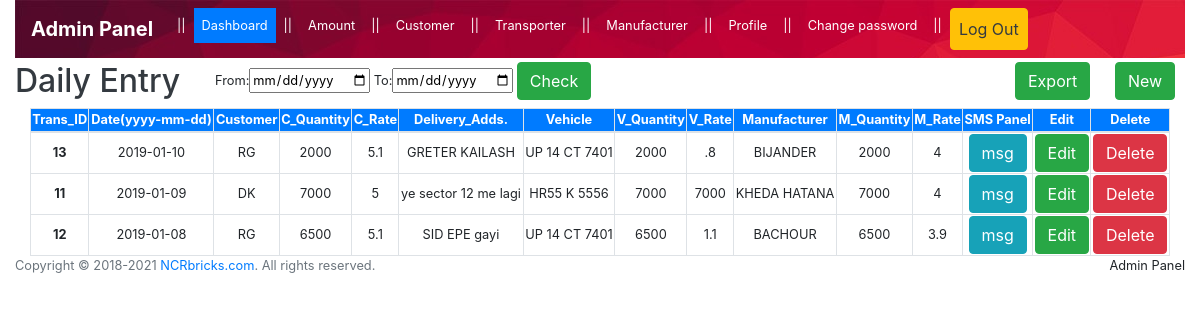
Screenshot of /vro/pages/common/home.php (signed in) with the database file from the repository.
### tables this page shows
CREATE TABLE `daily_entry` (
  `id` int(100) NOT NULL,
  `date` varchar(100) NOT NULL,
  `c_name` varchar(100) NOT NULL,
  `c_qty` varchar(100) NOT NULL,
  `c_rate` varchar(100) NOT NULL,
  `delivery_adds` varchar(100) NOT NULL,
  `vehicle_no` varchar(100) NOT NULL,
  `v_qty` varchar(100) NOT NULL,
  `v_rate` varchar(100) NOT NULL,
  `m_name` varchar(100) NOT NULL,
  `m_qty` varchar(100) NOT NULL,
  `m_rate` varchar(100) NOT NULL,
  `deposit` varchar(100) NOT NULL,
  `optional` varchar(100) NOT NULL
);

### vro/pages/common/home.php (the view, shortened to what this page needs)
<?php
	include("header.php");
?>
<div class='row mt-1'>
      <div class='col-md-2'>
        <h2 class='text-dark'>Daily Entry</h2>
      </div>
	  <div class="col-md-8">
		<form method="post" action=''>
			<span>From:<input type="date" name="date_from" value="" required /></span>
			<span >To:<input type="date" name="date_to" value="" required /></span>
			<input class="btn btn-success mr-2" type="submit" value="Check" name="submit">
		</form>
      </div>
	  <div class="col-md-1">
		<a class="btn btn-success" href="../tables/export.php">Export</a>
	  </div>
	  <div class="col-md-1">
		<a class="btn btn-success" href="../scp/add_daily_entry.php">New</a>
	  </div>
	 </div>
      <div class='col-lg-12'>
        <div class="table-responsive">
          <table class="table-bordered col-lg-12 text-center">
            <thead class="bg-primary text-white">
              <tr>
                <th >Trans_ID</th>
				  <th >Date(yyyy-mm-dd)</th>
				  <th >Customer</th>
				  <th >C_Quantity</th>
				  <th >C_Rate</th>
				  <th >Delivery_Adds.</th>
				  <th >Vehicle</th>
				  <th >V_Quantity</th>
				  <th >V_Rate</th>
				  <th >Manufacturer</th>
				  <th >M_Quantity</th>
				  <th >M_Rate</th>
				  <th >SMS Panel</th>
				  <?php
							if($_SESSION['user_name'] == "admin"){
								echo "<th >Edit</th>";
								echo "<th >Delete</th>";
							}else{
								echo "<th  style='display:none'>Edit</th>";
								echo "<th  style='display:none'>Delete</th>";
							}
						?>
				</tr>
            </thead>
<?php
			include("../../database/db_conection.php");
			if(isset($_POST['submit']))
			{
					$date_from = $_POST['date_from'];
					$date_to = $_POST['date_to'];
					$result1 = mysqli_query($dbcon,"SELECT * FROM daily_entry where date >= '$date_from' and date <= '$date_to' ORDER BY date DESC");
				while($row1 = mysqli_fetch_array( $result1 )) {
						  echo "<tbody>";
							echo "<tr>";
							echo  "<th scope='row'>".$row1['id']."</th>";
							echo  "<td>".$row1['date']."</td>";
							echo  "<td>".$row1['c_name']."</td>";
							echo  "<td>".$row1['c_qty']."</td>";
							echo  "<td>".$row1['c_rate']."</td>";
							echo  "<td>".$row1['delivery_adds']."</td>";
							echo  "<td>".$row1['vehicle_no']."</td>";
							echo  "<td>".$row1['v_qty']."</td>";
							echo  "<td>".$row1['v_rate']."</td>";
							echo  "<td>".$row1['m_name']."</td>";
							echo  "<td>".$row1['m_qty']."</td>";
							echo  "<td>".$row1['m_rate']."</td>";
							echo  "<td ><a class='btn btn-info' href='send_info.php?id=" . $row1['id'] . "'>msg</a></td>";
							if($_SESSION['user_name'] == "admin"){
								echo  "<td ><a class='btn btn-success' href='../scp/edit_daily_entry.php?id=" . $row1['id'] . "'>Edit</a></td>";
								echo  "<td ><a class='btn btn-danger text-white' onclick='myDelete(".$row1['id'].")'>Delete</a></td>";
							}else{
								echo  "<td style='display:none'><a class='btn btn-success' href='../scp/edit_daily_entry.php?id=" . $row1['id'] . "'>Edit</a></td>";
								echo  "<td style='display:none'><a class='btn btn-danger text-white' onclick='myDelete(".$row1['id'].")'>Delete</a></td>";
							}
							echo  "</tr>";
					}
						  echo  "</tbody>";
			}else {
				$result = mysqli_query($dbcon,"SELECT * FROM daily_entry ORDER BY date DESC")
				or die(mysqli_error());
				while($row = mysqli_fetch_array( $result )) {
						  echo "<tbody>";
							echo "<tr>";
							echo  "<th scope='row'>".$row['id']."</th>";
							echo  "<td>".$row['date']."</td>";
							echo  "<td>".$row['c_name']."</td>";
							echo  "<td>".$row['c_qty']."</td>";
							echo  "<td>".$row['c_rate']."</td>";
							echo  "<td>".$row['delivery_adds']."</td>";
							echo  "<td>".$row['vehicle_no']."</td>";
							echo  "<td>".$row['v_qty']."</td>";
							echo  "<td>".$row['v_rate']."</td>";
							echo  "<td>".$row['m_name']."</td>";
							echo  "<td>".$row['m_qty']."</td>";
							echo  "<td>".$row['m_rate']."</td>";
							echo  "<td ><a class='btn btn-info' href='send_info.php?id=" . $row['id'] . "'>msg</a></td>";
							if($_SESSION['user_name'] == "admin"){
								echo  "<td ><a class='btn btn-success' href='../scp/edit_daily_entry.php?id=" . $row['id'] . "'>Edit</a></td>";
								echo  "<td ><a class='btn btn-danger text-white' onclick='myDelete(".$row['id'].")'>Delete</a></td>";
							}else{
								echo  "<td style='display:none'><a class='btn btn-success' href='../scp/edit_daily_entry.php?id=" . $row['id'] . "'>Edit</a></td>";
								echo  "<td style='display:none'><a class='btn btn-danger text-white' onclick='myDelete(".$row['id'].")'>Delete</a></td>";
							}
							echo  "</tr>";
					}
						  echo  "</tbody>";
			}
?>
				    </table>
				  </div>
                </div>
              </div>
	</body>
</html>
<?php
	include("footer.php");
?>

### vro/css/style.css (style rules this page uses)
body { font-size:80%; }

### rows the page displays
daily_entry: id "13", date "2019-01-10", c_name "RG", c_qty "2000", c_rate "5.1", delivery_adds "GRETER KAILASH", vehicle_no "UP 14 CT 7401", v_qty "2000", v_rate ".8", m_name "BIJANDER", m_qty "2000", m_rate "4"
daily_entry: id "11", date "2019-01-09", c_name "DK", c_qty "7000", c_rate "5", delivery_adds "ye sector 12 me lagi", vehicle_no "HR55 K 5556", v_qty "7000", v_rate "7000", m_name "KHEDA HATANA", m_qty "7000", m_rate "4"
daily_entry: id "12", date "2019-01-08", c_name "RG", c_qty "6500", c_rate "5.1", delivery_adds "SID EPE gayi", vehicle_no "UP 14 CT 7401", v_qty "6500", v_rate "1.1", m_name "BACHOUR", m_qty "6500", m_rate "3.9"

### other values shown
$_SESSION['user_name'] "Admin"
